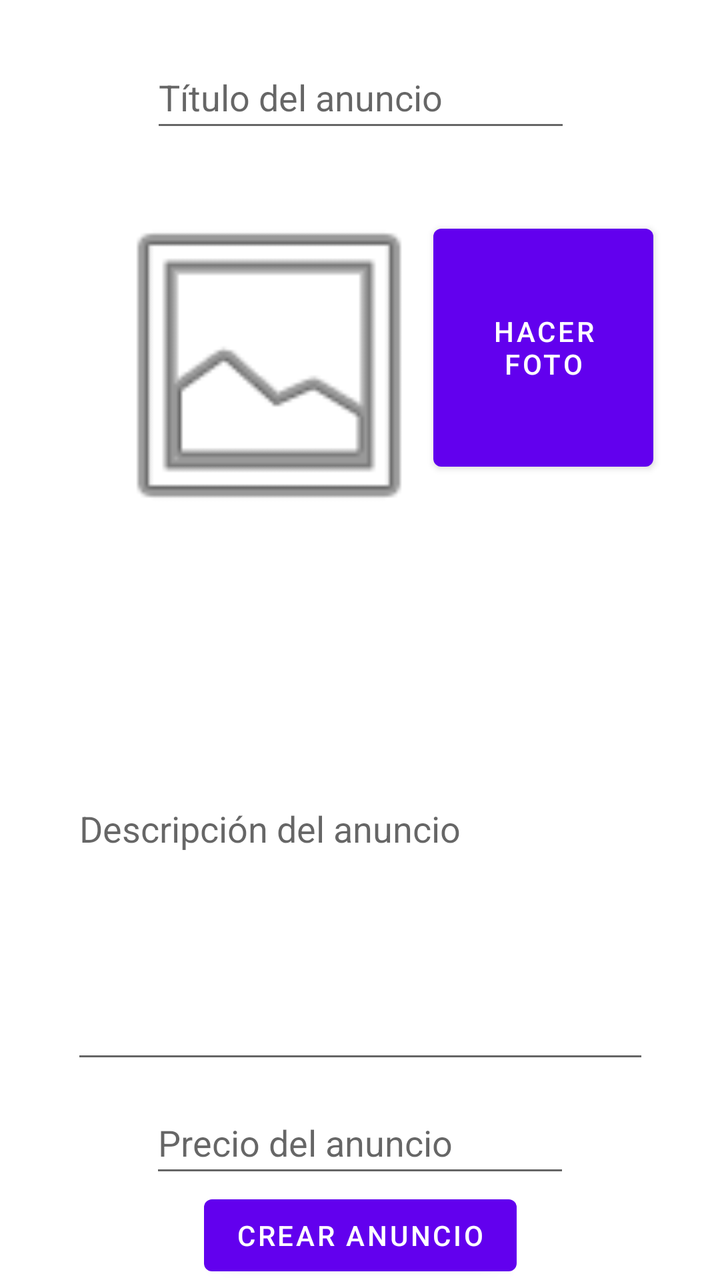
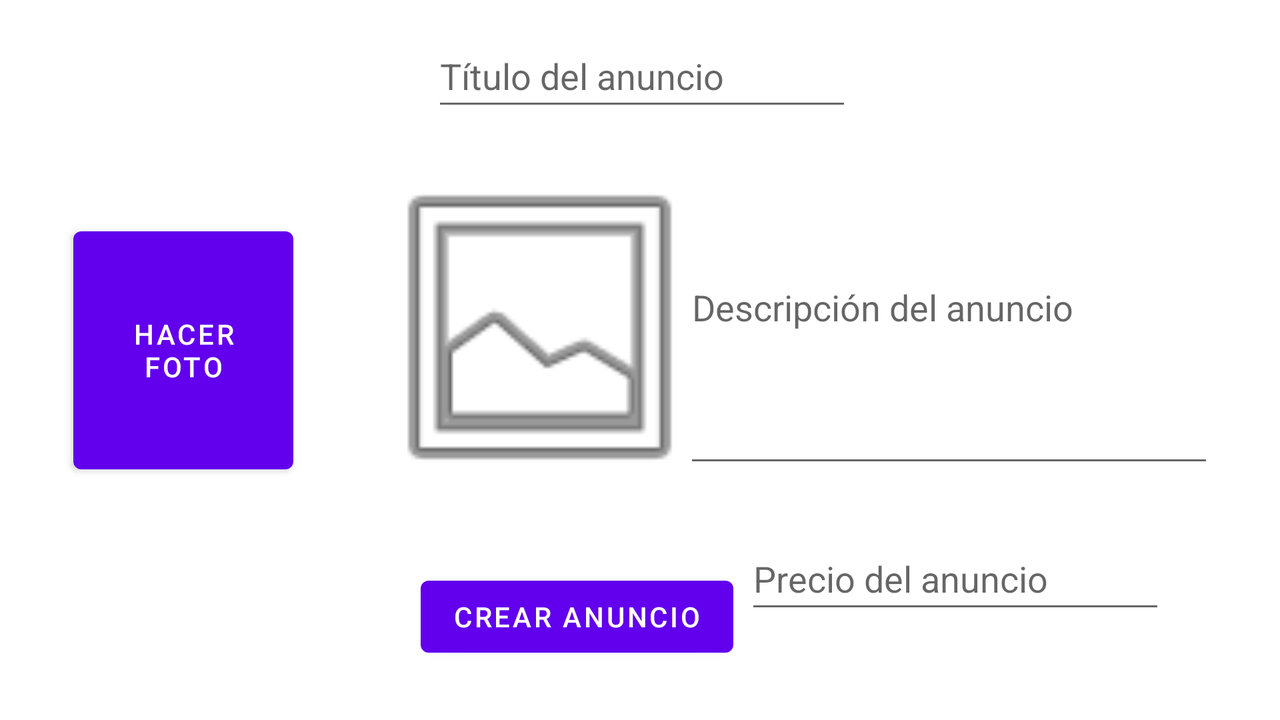

An Android layout and its configuration variant, each rendered on a device that would load it. The default file and the variant file are quoted in full after the pictures.
<!-- AndroidManifest.xml: application theme Theme.CienAnuncios -->
<!-- res/layout/activity_crear_anuncio.xml -->
<?xml version="1.0" encoding="utf-8"?>
<androidx.constraintlayout.widget.ConstraintLayout xmlns:android="http://schemas.android.com/apk/res/android"
    xmlns:app="http://schemas.android.com/apk/res-auto"
    xmlns:tools="http://schemas.android.com/tools"
    android:layout_width="match_parent"
    android:layout_height="match_parent"
    tools:context=".CrearAnuncioActivity">

    <EditText
        android:id="@+id/EditTextCrearAnuncioTitulo"
        android:layout_width="wrap_content"
        android:layout_height="wrap_content"
        android:ems="10"
        android:hint="Título del anuncio"
        android:inputType="textPersonName"
        android:minHeight="48dp"
        app:layout_constraintBottom_toBottomOf="parent"
        app:layout_constraintEnd_toEndOf="parent"
        app:layout_constraintHorizontal_bias="0.502"
        app:layout_constraintStart_toStartOf="parent"
        app:layout_constraintTop_toTopOf="parent"
        app:layout_constraintVertical_bias="0.039" />

    <ImageView
        android:id="@+id/ImageViewCrearAnuncio"
        android:layout_width="175dp"
        android:layout_height="200dp"
        app:layout_constraintBottom_toBottomOf="parent"
        app:layout_constraintEnd_toEndOf="parent"
        app:layout_constraintHorizontal_bias="0.254"
        app:layout_constraintStart_toStartOf="parent"
        app:layout_constraintTop_toBottomOf="@+id/EditTextCrearAnuncioTitulo"
        app:layout_constraintVertical_bias="0.032"
        app:srcCompat="@android:drawable/ic_menu_gallery" />

    <Button
        android:id="@+id/BotonElegirImagen"
        android:layout_width="110dp"
        android:layout_height="131dp"
        android:onClick="onClickHacerFoto"
        android:text="Hacer foto"
        app:layout_constraintBottom_toBottomOf="parent"
        app:layout_constraintEnd_toEndOf="parent"
        app:layout_constraintHorizontal_bias="0.867"
        app:layout_constraintStart_toStartOf="parent"
        app:layout_constraintTop_toBottomOf="@+id/EditTextCrearAnuncioTitulo"
        app:layout_constraintVertical_bias="0.085" />

    <EditText
        android:id="@+id/EditTextAnuncioNuevoDescripcion"
        android:layout_width="289dp"
        android:layout_height="248dp"
        android:ems="10"
        android:hint="Descripción del anuncio"
        android:inputType="textPersonName"
        app:layout_constraintBottom_toBottomOf="parent"
        app:layout_constraintEnd_toEndOf="parent"
        app:layout_constraintStart_toStartOf="parent"
        app:layout_constraintTop_toBottomOf="@+id/ImageViewCrearAnuncio"
        app:layout_constraintVertical_bias="0.054" />

    <EditText
        android:id="@+id/EditTextAnuncioNuevoPrecio"
        android:layout_width="wrap_content"
        android:layout_height="wrap_content"
        android:ems="10"
        android:hint="Precio del anuncio"
        android:inputType="textPersonName|numberDecimal"
        android:minHeight="48dp"
        android:numeric="integer|decimal"
        android:phoneNumber="false"
        app:layout_constraintBottom_toBottomOf="parent"
        app:layout_constraintEnd_toEndOf="parent"
        app:layout_constraintStart_toStartOf="parent"
        app:layout_constraintTop_toBottomOf="@+id/EditTextAnuncioNuevoDescripcion"
        app:layout_constraintVertical_bias="0.163" />

    <Button
        android:id="@+id/BotonAnuncioNuevo"
        android:layout_width="wrap_content"
        android:layout_height="wrap_content"
        android:onClick="onClickTerminarAnuncio"
        android:text="Crear anuncio"
        app:layout_constraintBottom_toBottomOf="parent"
        app:layout_constraintEnd_toEndOf="parent"
        app:layout_constraintStart_toStartOf="parent"
        app:layout_constraintTop_toBottomOf="@+id/EditTextAnuncioNuevoPrecio"
        app:layout_constraintVertical_bias="0.197" />
</androidx.constraintlayout.widget.ConstraintLayout>
<!-- resources referenced by this layout -->
<resources>
  <style name="Theme.CienAnuncios" parent="Theme.MaterialComponents.DayNight.DarkActionBar">
          
          <item name="colorPrimary">@color/purple_500</item>
          <item name="colorPrimaryVariant">@color/purple_700</item>
          <item name="colorOnPrimary">@color/white</item>
          
          <item name="colorSecondary">@color/teal_200</item>
          <item name="colorSecondaryVariant">@color/teal_700</item>
          <item name="colorOnSecondary">@color/black</item>
          
          <item name="android:statusBarColor" tools:targetApi="l">?attr/colorPrimaryVariant</item>
          
      </style>
</resources>
<!-- res/layout-land/activity_crear_anuncio.xml (the repository's variant of the layout above) -->
<!-- drawn on the phone turned sideways -->
<?xml version="1.0" encoding="utf-8"?>
<androidx.constraintlayout.widget.ConstraintLayout xmlns:android="http://schemas.android.com/apk/res/android"
    xmlns:app="http://schemas.android.com/apk/res-auto"
    xmlns:tools="http://schemas.android.com/tools"
    android:layout_width="match_parent"
    android:layout_height="match_parent"
    tools:context=".CrearAnuncioActivity">

    <EditText
        android:id="@+id/EditTextCrearAnuncioTitulo"
        android:layout_width="wrap_content"
        android:layout_height="wrap_content"
        android:ems="10"
        android:hint="Título del anuncio"
        android:inputType="textPersonName"
        android:minHeight="48dp"
        app:layout_constraintBottom_toBottomOf="parent"
        app:layout_constraintEnd_toEndOf="parent"
        app:layout_constraintHorizontal_bias="0.502"
        app:layout_constraintStart_toStartOf="parent"
        app:layout_constraintTop_toTopOf="parent"
        app:layout_constraintVertical_bias="0.039" />

    <ImageView
        android:id="@+id/ImageViewCrearAnuncio"
        android:layout_width="175dp"
        android:layout_height="200dp"
        app:layout_constraintBottom_toBottomOf="parent"
        app:layout_constraintEnd_toEndOf="parent"
        app:layout_constraintHorizontal_bias="0.392"
        app:layout_constraintStart_toStartOf="parent"
        app:layout_constraintTop_toTopOf="parent"
        app:layout_constraintVertical_bias="0.398"
        app:srcCompat="@android:drawable/ic_menu_gallery" />

    <Button
        android:id="@+id/BotonElegirImagen"
        android:layout_width="110dp"
        android:layout_height="131dp"
        android:onClick="onClickHacerFoto"
        android:text="Hacer foto"
        app:layout_constraintBottom_toBottomOf="parent"
        app:layout_constraintEnd_toEndOf="parent"
        app:layout_constraintHorizontal_bias="0.069"
        app:layout_constraintStart_toStartOf="parent"
        app:layout_constraintTop_toBottomOf="@+id/EditTextCrearAnuncioTitulo"
        app:layout_constraintVertical_bias="0.293" />

    <EditText
        android:id="@+id/EditTextAnuncioNuevoDescripcion"
        android:layout_width="265dp"
        android:layout_height="173dp"
        android:ems="10"
        android:hint="Descripción del anuncio"
        android:inputType="textPersonName"
        app:layout_constraintBottom_toBottomOf="parent"
        app:layout_constraintEnd_toEndOf="parent"
        app:layout_constraintHorizontal_bias="0.912"
        app:layout_constraintStart_toStartOf="parent"
        app:layout_constraintTop_toTopOf="parent"
        app:layout_constraintVertical_bias="0.352" />

    <EditText
        android:id="@+id/EditTextAnuncioNuevoPrecio"
        android:layout_width="wrap_content"
        android:layout_height="wrap_content"
        android:ems="10"
        android:hint="Precio del anuncio"
        android:inputType="textPersonName|numberDecimal"
        android:minHeight="48dp"
        android:numeric="integer|decimal"
        android:phoneNumber="false"
        app:layout_constraintBottom_toBottomOf="parent"
        app:layout_constraintEnd_toEndOf="parent"
        app:layout_constraintHorizontal_bias="0.867"
        app:layout_constraintStart_toStartOf="parent"
        app:layout_constraintTop_toBottomOf="@+id/ImageViewCrearAnuncio"
        app:layout_constraintVertical_bias="0.0" />

    <Button
        android:id="@+id/BotonAnuncioNuevo"
        android:layout_width="wrap_content"
        android:layout_height="wrap_content"
        android:onClick="onClickTerminarAnuncio"
        android:text="Crear anuncio"
        app:layout_constraintBottom_toBottomOf="parent"
        app:layout_constraintEnd_toEndOf="parent"
        app:layout_constraintHorizontal_bias="0.435"
        app:layout_constraintStart_toStartOf="parent"
        app:layout_constraintTop_toBottomOf="@+id/ImageViewCrearAnuncio"
        app:layout_constraintVertical_bias="0.43" />
</androidx.constraintlayout.widget.ConstraintLayout>
